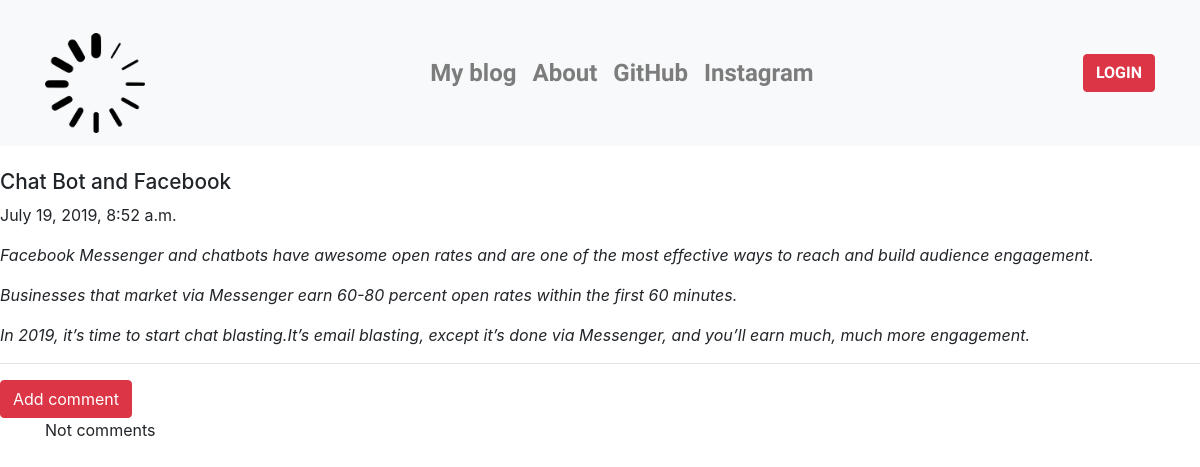
Screenshot of /post/3 with the database file from the repository.
### blog_app/models.py (models this page shows, shortened)
class Post(models.Model):
    author=models.ForeignKey('auth.User',on_delete=models.DO_NOTHING,)
    title=models.CharField(max_length=200)
    text=models.TextField()
    created_date=models.DateTimeField(default=timezone.now)
    published_date=models.DateTimeField(blank=True,null=True)

### blog_app/views.py (the view)
# urls.py: re_path(r'^post/(?P<pk>\d+)$',views.PostDetailView.as_view(),name='post_detail'),
class PostDetailView(DetailView):
    model=Post

### blog_app/templates/blog_app/post_detail.html (shortened to what this page needs)
{% extends 'blog_app/base.html' %}
{% block content %}
    <h1 class='posttitle loader'>{{ post.title }}</h1>
    {% if post.published_date %}
      <div class="date postdate">
          {{ post.published_date }}
      </div>
    {% else %}
     <a class="btn btn-danger" href="{% url 'post_publish' pk=post.pk %}">Publish</a>
     {% endif %}
    <p class='postcontent'>{{ post.text|safe|linebreaksbr }}</p>
<hr>
<a class="btn btn-danger btn-comment" href="{% url 'add_comment_to_post' pk=post.pk %}">Add comment</a>
<div class="container">
    {% for comment in post.comments.all %}
    <br>
     {% if user.is_authenticated or comment.approved_comment %}
          {{ comment.crested_date }}
          {% if not comment.approved_comment %}
         <a class="btn btn-danger" href="{% url 'comment_remove' pk=comment.pk %}">Remowe</a>
            <a class="btn btn-danger" href="{% url 'comment_approve' pk=comment.pk %}">Ok</a>
        {% endif %}
        <p>{{ comment.text|safe|linebreaksbr }}</p>
        <p>Posted by: <strong>{{ comment.author }}</strong></p>
     {% endif %}
 {% empty %}
     <p>Not comments</p>
    {% endfor %}
 </div>
{% endblock %}

### blog_app/static/css/blog.css (style rules this page uses)
h1 { font-size: 1.3em; }
a { color:#800a08; }
body { display: block; margin-left: 10; margin-right: 10; background : url("/static/images/bg5.jpg" ) ; }

### rows the page displays
Post: title "Chat Bot and Facebook", published_date "July 19, 2019, 8:52 a.m.", text "Facebook Messenger and chatbots have awesome open rates and are one of the most effective ways to reach and build audience engagement. Businesses that market via Messenger earn 60-80 percent open rates within the first 60 minutes. In 2019, it’s time to start chat blasting.It’s email blasting, except it’s done via Messenger, and you’ll earn much, much more engagement."
